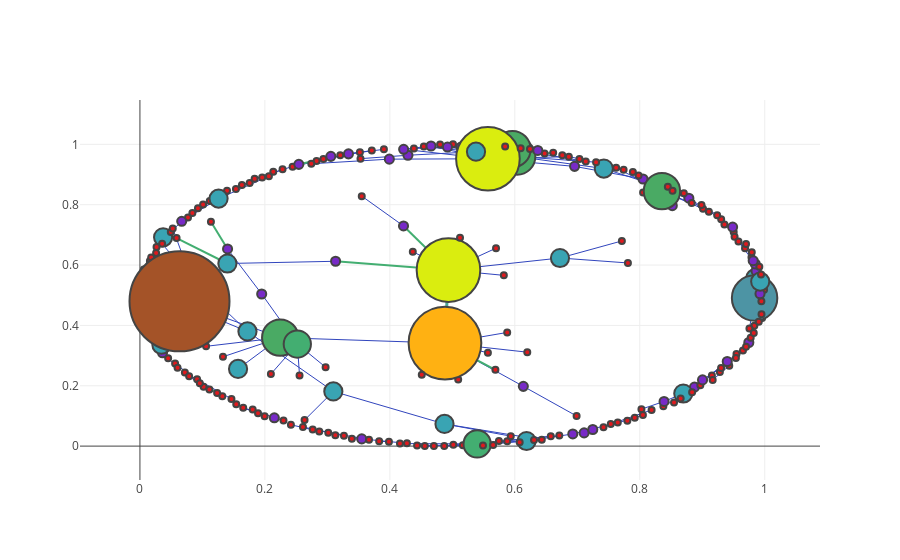

The code cell stored with this chart in its notebook:
### Code cell
#Node Degree visualization
plotCentrality(lakersGraphSpring, lakersTag,3)
